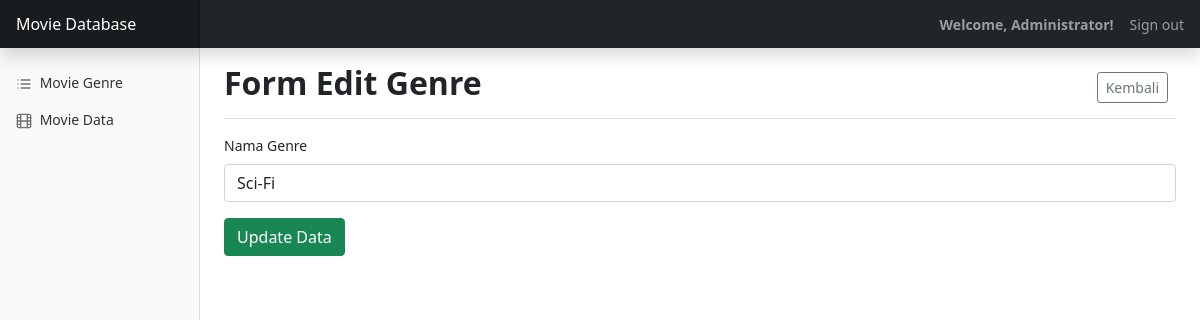
Page /?page=genre_edit&id_genre=1 (signed in) on the committed database.
### tables this page shows
CREATE TABLE IF NOT EXISTS `modul` (
  `id_modul` int(11) NOT NULL AUTO_INCREMENT,
  `nm_modul` varchar(255) DEFAULT NULL,
  `judul_modul` varchar(255) NOT NULL,
  `icon_modul` varchar(255) NOT NULL,
  `deleted_at` datetime DEFAULT NULL,
  `created_at` datetime DEFAULT NULL,
  `updated_at` datetime DEFAULT NULL,
  PRIMARY KEY (`id_modul`)
);

CREATE TABLE IF NOT EXISTS `genre` (
  `id_genre` int(11) NOT NULL AUTO_INCREMENT,
  `nama_genre` varchar(255) NOT NULL,
  `deleted_at` datetime DEFAULT NULL,
  PRIMARY KEY (`id_genre`)
);

### libraries/fungsi.php (called while the page is built, shortened)
<?php
function clean_data($data)
{
    $data = addslashes($data);
    $data = htmlspecialchars($data);
    return $data;
}

### index.php (the view, shortened to what this page needs)
<!doctype html>
<html lang="en">
<head>
    <link href="https://cdn.jsdelivr.net/npm/bootstrap@5.1.3/dist/css/bootstrap.min.css" rel="stylesheet"
>
    <link href="assets/css/dashboard.css" rel="stylesheet">
</head>
<body>
    <?php
require_once "libraries/koneksi.php";
require_once "libraries/fungsi.php";
$sql = "select m.*
from modul_role as mr
join modul as m on m.id_modul=mr.id_modul
where mr.id_role=".$_SESSION['id_role']." and mr.deleted_at is null and m.deleted_at is null";
$menu = mysqli_query($koneksi, $sql);
?>
    <header class="navbar navbar-dark sticky-top bg-dark flex-md-nowrap p-0 shadow">
        <a class="navbar-brand col-md-3 col-lg-2 me-0 px-3" href="#">Movie Database</a>
        <?php if (isset($_SESSION['is_logged_in'])): ?>
        <span class="navbar-text ms-auto fw-bold">
            Welcome, <?php echo $_SESSION['nama']; ?>!
        </span>
        <div class="navbar-nav">
            <div class="nav-item text-nowrap">
                <a class="nav-link px-3" href="?page=logout">Sign out</a>
            </div>
        </div>
        <?php endif?>
    </header>
    <div class="container-fluid">
        <div class="row">
            <?php if (isset($_SESSION['is_logged_in'])): ?>
            <nav id="sidebarMenu" class="col-md-3 col-lg-2 d-md-block bg-light sidebar collapse">
                <div class="position-sticky pt-3">
                    <ul class="nav flex-column">
                        <?php while ($row = mysqli_fetch_assoc($menu)): ?>
                        <li class="nav-item">
                            <a class="nav-link" href="?page=<?php echo $row['nm_modul']; ?>">
                                <span data-feather="<?php echo $row['icon_modul']; ?>"></span>
                                <?php echo $row['judul_modul']; ?>
                            </a>
                        </li>
                        <?php endwhile;?>
                    </ul>
                </div>
            </nav>
            <?php endif?>
            <main class="col-md-9 ms-sm-auto col-lg-10 px-md-4">
                <?php
if (isset($_GET['page']) == false) {
    $halaman = "login";
} else {
    $halaman = $_GET['page'];
}
require_once "pages/" . $halaman . ".php";
?>
            </main>
        </div>
    </div>
</body>
</html>

### pages/genre_edit.php (shortened to what this page needs)
<div class="d-flex justify-content-between flex-wrap flex-md-nowrap align-items-center pt-3 pb-2 mb-3 border-bottom">
        <h1 class="h2 fw-bold">Form Edit Genre</h1>
        <div class="btn-toolbar mb-2 mb-md-0">
          <div class="btn-group me-2">
            <a href="?page=genre_list" type="button" class="btn btn-sm btn-outline-secondary">Kembali</a>
          </div>
        </div>
    </div>
    <?php
    $id_genre = clean_data($_GET['id_genre']);
    $sql = "select * from genre where id_genre=".$id_genre;
    $result = mysqli_query($koneksi,$sql);
    $row = mysqli_fetch_assoc($result);
    ?>
    <form action="?page=genre_update" method="POST">
        <div class="mb-3">
            <label for="AddGenre" class="form-label">Nama Genre</label>
            <input type="text" id="AddGenre" name="nama_genre" value="<?= $row['nama_genre'];?>" class="form-control">
        </div>
        <button type="submit" class="btn btn-success">Update Data</button>
    </form>

### assets/css/dashboard.css (style rules this page uses)
body { font-size: .875rem; }
.feather { width: 16px; height: 16px; vertical-align: text-bottom; }
.sidebar { position: fixed; top: 0; bottom: 0; left: 0; z-index: 100; padding: 48px 0 0; box-shadow: inset -1px 0 0 rgba(0, 0, 0, .1); }
.sidebar .nav-link { font-weight: 500; color: #333; }
.sidebar .nav-link .feather { margin-right: 4px; color: #727272; }
.navbar-brand { padding-top: .75rem; padding-bottom: .75rem; font-size: 1rem; background-color: rgba(0, 0, 0, .25); box-shadow: inset -1px 0 0 rgba(0, 0, 0, .25); }

### rows in the picture
modul: judul_modul "Movie Genre"
modul: judul_modul "Movie Data"
genre: nama_genre "Sci-Fi"

### other values in the picture
$_SESSION['nama'] "Administrator"
